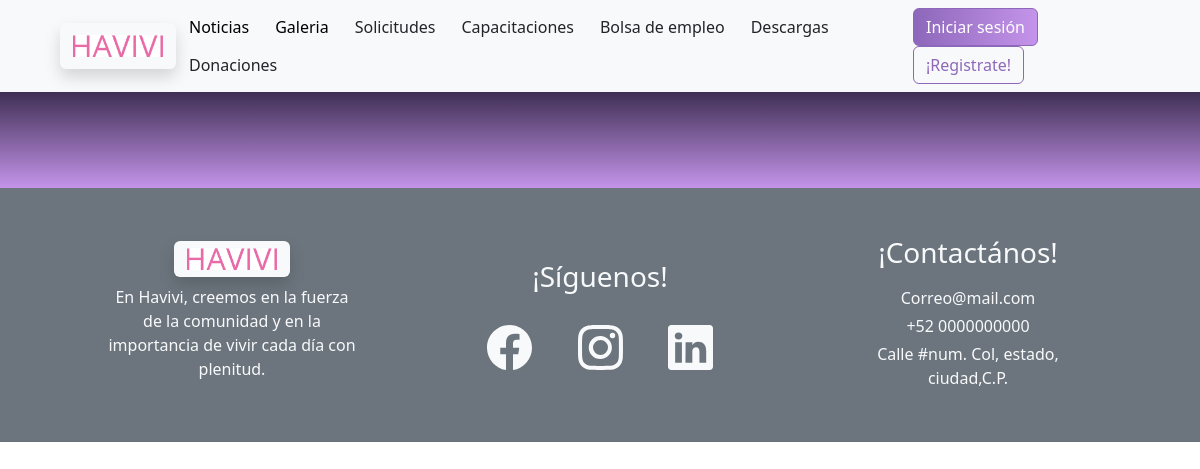
The page /descargas/ on the database as committed earlier.
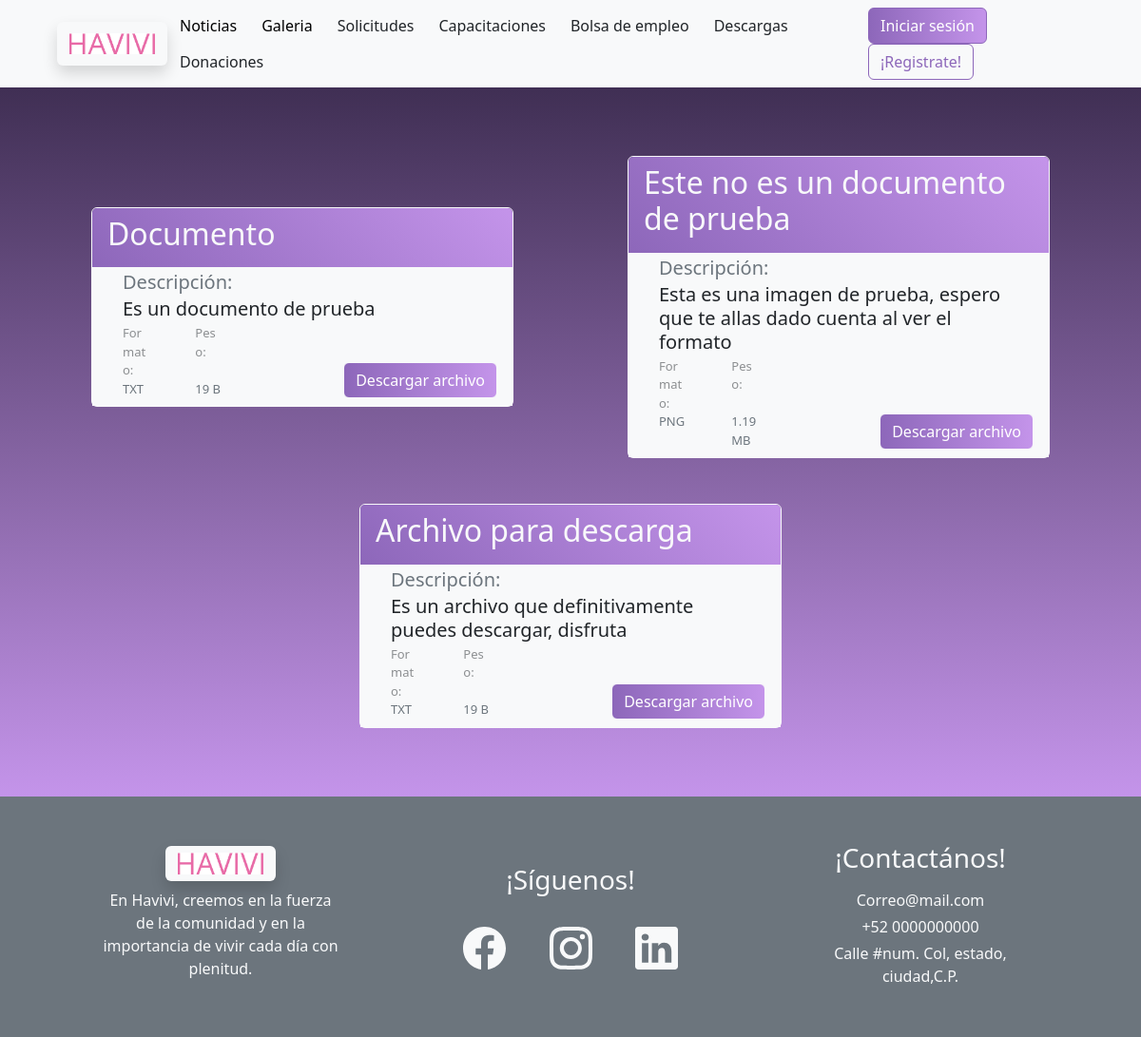
The same page on the database as committed later.
### main/models.py (models this page shows)
class Descargas(models.Model):
    titulo = models.CharField(max_length=100)
    descripción = models.CharField(max_length=1000)
    formato = models.CharField(max_length=100)
    peso = models.CharField(max_length=100)
    arch_ubi = models.CharField(max_length=100)

### main/views.py (the view)
# urls.py: path('descargas/', views.descargas_view, name="descargas"),
def descargas_view(request):
    descargas = Descargas.objects.all()
    pagina = request.GET.get("page",1)
    try:
        paginación = Paginator(descargas, 30)
        descargas = paginación.page(pagina)
    except:
        paginación = Paginator(descargas, 30)
        descargas = paginación.page(1)
        messages.info(request,"La página que intentas buscar no existe.")
    return render(request, 'descargas.html',{
        'descargas' : descargas,
        'paginación': paginación,
    })

### main/templates/descargas.html (shortened to what this page needs)
{% include 'layouts/navBar.html' %}
{% load static %}
{% block styles %}
<link href="https://cdn.jsdelivr.net/npm/bootstrap@5.3.3/dist/css/bootstrap.min.css" rel="stylesheet">
<link rel="stylesheet" type="text/css" href="{% static '/css/descargas.css' %}" />
{% endblock %}
<section class="p-5" id="des-section">
    <div class="row">
        {%for descargas in descargas%}
        <div class="col-6 justify-content-evenly m-auto">
            <div class="card text-light border-light bg-transparent my-4 mx-5 position-relative">
                <div class="card-header border-light">
                    <h2 class="text-start text-light">{{descargas.titulo}}</h1>
                </div>
                <div class="card-text bg-light">
                    <div class="d-block">
                        <p class=" text-start text-secondary my-0 mx-4 px-2 fs-5">Descripción: </p>
                        <p class=" text-start text-dark mb-1 mx-4 px-2 fs-5 lh-sm">{{descargas.descripción}}</p>
                    </div>
                    <div class="row gx-5 justify-content-start ms-2">
                        <p class="col-2 small text-start text-body-tertiary mx-0 my-0">Formato:</p>
                        <p class="col-2 small text-start text-body-tertiary mx-0 my-0">Peso:</p>
                    </div>
                    <div class="row gx-5 justify-content-start ms-2">
                        <p class="col-2 small text-start text-secondary mx-0 mb-2">{{descargas.formato}}</p>
                        <p class="col-2 small text-start text-secondary mx-0 mb-2">{{descargas.peso}}</p>
                    </div>
                    <a href="/media/descargas/{{descargas.arch_ubi}}" download class="link-light position-absolute bottom-0 end-0">
                        <input id=" " class="descargar mb-2 mx-3 btn border-light float-end" type="button" value="Descargar archivo">
                    </a>
                </div>
            </div>
        </div>
        {%endfor%}
    </div>
    {% include 'layouts/message.html' %}
</section>
{% include 'layouts/footer.html' %}

### main/templates/layouts/navBar.html (shortened to what this page needs)
{% load static %}
{% block styles %}
<link rel="stylesheet" type="text/css" href="{% static '/css/navbar.css' %}" />
<link href="https://cdn.jsdelivr.net/npm/bootstrap@5.3.3/dist/css/bootstrap.min.css" rel="stylesheet">
{% endblock %}
<nav class="navbar navbar-expand-md navbar-light bg-light px-5 z-3">
    <div class="container-fluid justify-content-center">
        <button type="button" class="btn text-center shadow bg-light" onclick="homeRed()">
            <img src="{% static 'img/nav/havivi.png' %}" class="align-self-center m-auto navbar-brand text-center" width="90px">
        </button>
        <div class="collapse navbar-collapse navBarContainer flex-grow-0 mx-auto" id="navbarSupportedContent">
            <ul class="nav text-center">
                <li class="nav-item dropdown">
                    <button type="button" class="btn">
                        <a class="text-black text-decoration-none" onclick="newsRed()">Noticias</a>
                    </button>
                </li>
                <li class="nav-item dropdown text-center">
                    <button type="button" class="btn">
                        <a class="text-black text-decoration-none" onclick="galeriaRed()">Galeria</a>
                    </button>
                </li>
                <li class="nav-item dropdown">
                    <button type="button" class="btn" onclick="solicitudesRed()">Solicitudes</button>
                </li>
                <li class="nav-item">
                    <button type="button" class="btn" onclick="capacitacionesRed()">Capacitaciones</button>
                </li>
                <li class="nav-item">
                    <button type="button" class="btn" onclick="empleoRed()">Bolsa de empleo</button>
                </li>
                <li class="nav-item">
                    <button type="button" class="btn" onclick="descargasRed()">Descargas</button>
                </li>
                <li class="nav-item">
                    <button type="button" class="btn" onclick="donacionesRed()">Donaciones</button>
                </li>
            </ul>
        </div>
        {% if user.is_authenticated %}
        <div class="nav-item dropdown no-arrow">
            <a class="nav-link dropdown-toggle" href="#" id="userDropdown" role="button"
                data-toggle="dropdown" aria-haspopup="true" aria-expanded="false">
                {% if user.is_superuser == 1 %}
                <span class="mr-2 d-none d-lg-inline text-black-600 small" style="color: black;">{{ user.username }}</span>
                {% else %}
                <span class="mr-2 d-none d-lg-inline text-black-600 small" style="color: black;">{{ user }}</span>
                {% endif %}
                {% if user.avatar %}
                <img class="img-profile rounded-circle" src="">
                {% else %}
                <img class="img-profile rounded-circle"
                    src="/media/default.png">
                {% endif %}
            </a>
            <!-- <div class="dropdown-menu dropdown-menu-right shadow animated--grow-in"
                aria-labelledby="userDropdown">
                <a class="dropdown-item" href="">
                    <i class="fas fa-user fa-sm fa-fw mr-2 " style="color: #002052;"></i>
                    Perfil
                </a>
                <div class="dropdown-divider"></div>
                <a class="dropdown-item" href="#" data-toggle="modal" data-target="#logoutModal">
                    <i class="fas fa-sign-out-alt fa-sm fa-fw mr-2 " style="color: #76100f;"></i>
                    Cerrar Sesión
                </a>
            </div> -->
        </div>
        {% else %}
        <div>
            <button id="inicio-btn" class="btn" type="submit" onclick="loginRedirect()">Iniciar sesión</button>
            <button id="reg-btn" type="button" class="btn ml-1">¡Registrate!</button>
        </div>
        {% endif %}
    </div>
</nav>

### main/templates/layouts/message.html (shortened to what this page needs)
{% load static %}
<link rel="stylesheet" type="text/css" href="{% static '/css/message.css' %}" />

### main/templates/layouts/footer.html (shortened to what this page needs)
{% load static %}
<section class="container-fluid bg-secondary">
    <div class="row p-5">
        <div class="align-middle col mx-5 align-self-center text-center">
            <button type="button" class="btn text-center shadow bg-light m-auto" onclick="homeRed()">
                <img src="{% static 'img/nav/havivi.png' %}" class="align-self-center m-auto navbar-brand text-center" width="90px">
            </button>
            <p class="my-2 text-light">En Havivi, creemos en la fuerza de la comunidad y en la importancia de vivir cada día con plenitud.</p>
        </div>
        <div class="align-middle col mx-5 align-self-center text-center">
            <div class="row text-light">
                <h5 class="my-3 fs-3">¡Síguenos!</h5>
                <div class="col my-3">
                    <a class="link-light" target="_blank" rel="noopener noreferrer" href="https://www.facebook.com/">
                    </a>
                </div>
                <div class="col my-3">
                    <a class="link-light" target="_blank" rel="noopener noreferrer" href="https://www.instagram.com/">
                    </a>
                </div>
                <div class="col my-3">
                    <a class="link-light" target="_blank" rel="noopener noreferrer" href="https://www.linkedin.com/">
                    </a>
                </div>
            </div>
        </div>
        <div class="align-middle col mx-5 align-self-center text-center text-light">
            <h5 class="mb-3 fs-3">¡Contactános!</h5>
            <p class="my-1">Correo@mail.com</p>
            <p class="my-1">+52 0000000000</p>
            <p class="my-1">Calle #num. Col, estado, ciudad,C.P.</p>
        </div>
    </div>
</section>

### main/static/css/navbar.css (style rules this page uses)
#inicio-btn { border-color: #8D67BA ; border-style: solid ; color: white ; background-image: linear-gradient(90deg, #8D67BA, #C494EA); }
#reg-btn { color: #8D67BA; border-color: #8D67BA; border-width: 1px; }

### main/static/css/descargas.css (style rules this page uses)
#des-section { background-image: linear-gradient(#402F54, #C494EA); }
.card-header { background-image: linear-gradient(45deg, #8D67BA, #C494EA); }
.descargar { border-style: solid ; color: white ; background-image: linear-gradient(90deg, #8D67BA, #C494EA); }
.small { font-size: small; }

Rows that differ between the two databases and show on the page:
added Descargas: titulo "Documento", descripción "Es un documento de prueba", formato "TXT", peso "19 B"
added Descargas: titulo "Este no es un documento de prueba", descripción "Esta es una imagen de prueba, espero que te allas dado cuenta al ver el formato", formato "PNG", peso "1.19MB"
added Descargas: titulo "Archivo para descarga", descripción "Es un archivo que definitivamente puedes descargar, disfruta", formato "TXT", peso "19 B"
